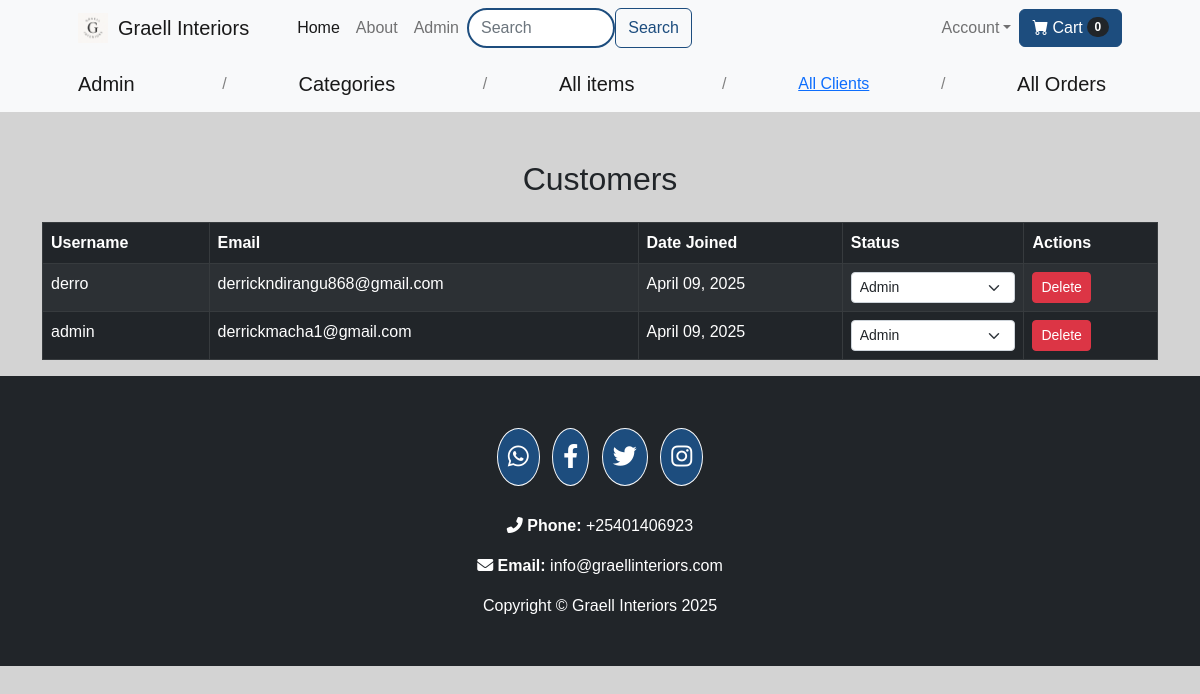
Before: /customers (signed in) with the older database file.
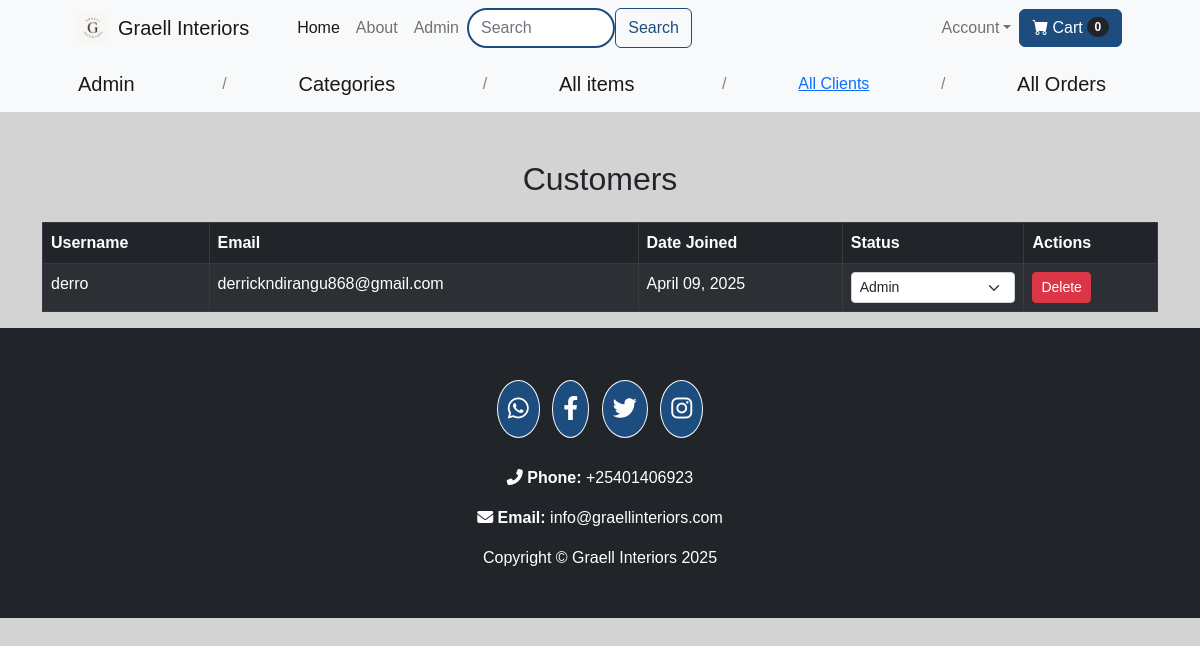
After: the same page with the newer database file.
### website/models.py (models this page shows, shortened)
class Customer(db.Model, UserMixin):
    id = db.Column(db.Integer, primary_key=True)
    email = db.Column(db.String(100), unique=True)
    status = db.Column(db.String(100))
    username = db.Column(db.String(100))
    password_hash = db.Column(db.String(150))
    date_joined = db.Column(db.DateTime(), default=datetime.utcnow)
    cart_items = db.relationship('Cart', backref=db.backref('customer', lazy=True))
    orders = db.relationship('Order', backref=db.backref('customer', lazy=True))
    @property
    def password(self):
        raise AttributeError('Password is not a readable Attribute')

### website/admin.py (the view)
@admin.route('/customers')
@login_required
def display_customers():
    if current_user.status == 'admin':
        customers = Customer.query.all()
        return render_template('customers.html', customers=customers)
    return render_template('404.html')

### website/templates/customers.html (shortened to what this page needs)
{% extends 'base.html' %}
{% block content %}
    <div class="row">
        <div class="col-md-12">
            <div class="info">
                      <nav class="navbar navbar-expand-lg navbar-light bg-light">
            <div class="container px-4 px-lg-5">
                 {% if current_user.status == 'admin' %}
                <a class="navbar-brand" href="/">Admin</a>
                 {% endif %}/ <a class="navbar-brand " href="/category-items">Categories</a>/  <a class="navbar-brand " href="/shop-items">All items</a>/  <a class="navbar-brand{% if request.path == '/customers' %}active{% endif %}" href="/customers">All Clients</a>/ <a class="navbar-brand" href="/view-orders">All Orders</a>
                </div>
            </nav>
            </div>
            </div>
        </div>
<div class="container mt-5">
    <h2 class="text-center text-dark mb-4">Customers</h2>
    <div class="table-responsive">
        <table class="table table-dark table-striped table-bordered">
            <thead>
                <tr>
                    <th scope="col">Username</th>
                    <th scope="col">Email</th>
                    <th scope="col">Date Joined</th>
                    <th scope="col">Status</th>
                    <th scope="col">Actions</th>
                </tr>
            </thead>
            <tbody>
                {% for customer in customers %}
                <tr>
                    <td>{{ customer.username }}</td>
                    <td>{{ customer.email }}</td>
                    <td>{{ customer.date_joined.strftime('%B %d, %Y') }}</td>
              <td>
    <select class="form-select form-select-sm role-select" data-id="{{ customer.id }}">
        <option value="admin" {% if customer.status == 'admin' %}selected{% endif %}>Admin</option>
    </select>
</td>
                    <td>
                        <div class="d-flex">
                            <a href="/delete-customer/{{ customer.id }}" class="btn btn-danger btn-sm"
                               onclick="return confirm('Are you sure you want to delete this client?')">Delete</a>
                        </div>
                    </td>
                </tr>
                {% endfor %}
            </tbody>
        </table>
    </div>
</div>
{% endblock %}

Changed rows visible on the page:
removed Customer: username "admin", email "derrickmacha1@gmail.com", date_joined "April 09, 2025", id "Admin"
